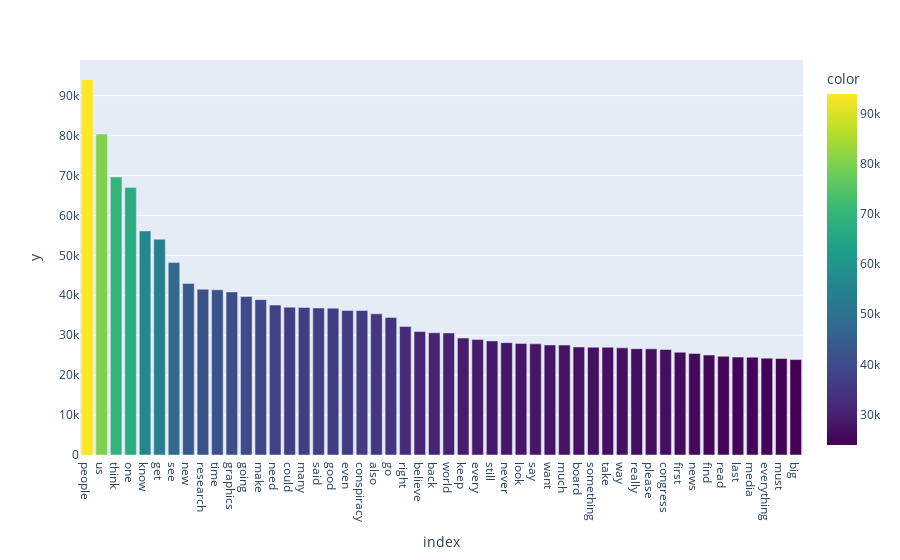

Notebook source saved alongside this figure:
### Code cell
all_words_clean = df.clean_text.str.split(expand=True).unstack().value_counts()
all_words_clean = all_words_clean[0:50]
px.bar(all_words_clean,x = all_words_clean.index,y = all_words_clean.values, color_continuous_scale='viridis',
       color = all_words_clean.values)

### Figure 1 — Plotly figure (JSON) as saved in the notebook; plotly's stock layout.template omitted (floating-point values rounded to 4 significant figures)
{"data": [{"alignmentgroup": "True", "hovertemplate": "index=%{x}<br>y=%{y}<br>color=%{marker.color}<extra></extra>", "legendgroup": "", "marker": {"color": [93970, 80374, 69629, 66981, 56116, 54038, 48229, 42975, 41497, 41359, 40834, 39669, 38904, 37556, 37009, 36937, 36828, 36756, 36207, 36177, 35345, 34460, 32165, 30918, 30607, 30560, 29286, 28923, 28579, 28136, 27934, 27834, 27559, 27535, 27053, 26979, 26973, 26833, 26631, 26582, 26411, 25738, 25427, 25023, 24729, 24512, 24475, 24253, 24165, 23905], "coloraxis": "coloraxis", "pattern": {"shape": ""}}, "name": "", "offsetgroup": "", "orientation": "v", "showlegend": false, "textposition": "auto", "type": "bar", "x": ["people", "us", "think", "one", "know", "get", "see", "new", "research", "time", "graphics", "going", "make", "need", "could", "many", "said", "good", "even", "conspiracy", "also", "go", "right", "believe", "back", "world", "keep", "every", "still", "never", "look", "say", "want", "much", "board", "something", "take", "way", "really", "please", "congress", "first", "news", "find", "read", "last", "media", "everything", "must", "big"], "xaxis": "x", "y": [93970, 80374, 69629, 66981, 56116, 54038, 48229, 42975, 41497, 41359, 40834, 39669, 38904, 37556, 37009, 36937, 36828, 36756, 36207, 36177, 35345, 34460, 32165, 30918, 30607, 30560, 29286, 28923, 28579, 28136, 27934, 27834, 27559, 27535, 27053, 26979, 26973, 26833, 26631, 26582, 26411, 25738, 25427, 25023, 24729, 24512, 24475, 24253, 24165, 23905], "yaxis": "y"}], "layout": {"barmode": "relative", "coloraxis": {"colorbar": {"title": {"text": "color"}}, "colorscale": [[0, "#440154"], [0.1111, "#482878"], [0.2222, "#3e4989"], [0.3333, "#31688e"], [0.4444, "#26828e"], [0.5556, "#1f9e89"], [0.6667, "#35b779"], [0.7778, "#6ece58"], [0.8889, "#b5de2b"], [1, "#fde725"]]}, "legend": {"tracegroupgap": 0}, "margin": {"t": 60}, "xaxis": {"anchor": "y", "domain": [0, 1], "title": {"text": "index"}}, "yaxis": {"anchor": "x", "domain": [0, 1], "title": {"text": "y"}}}}
